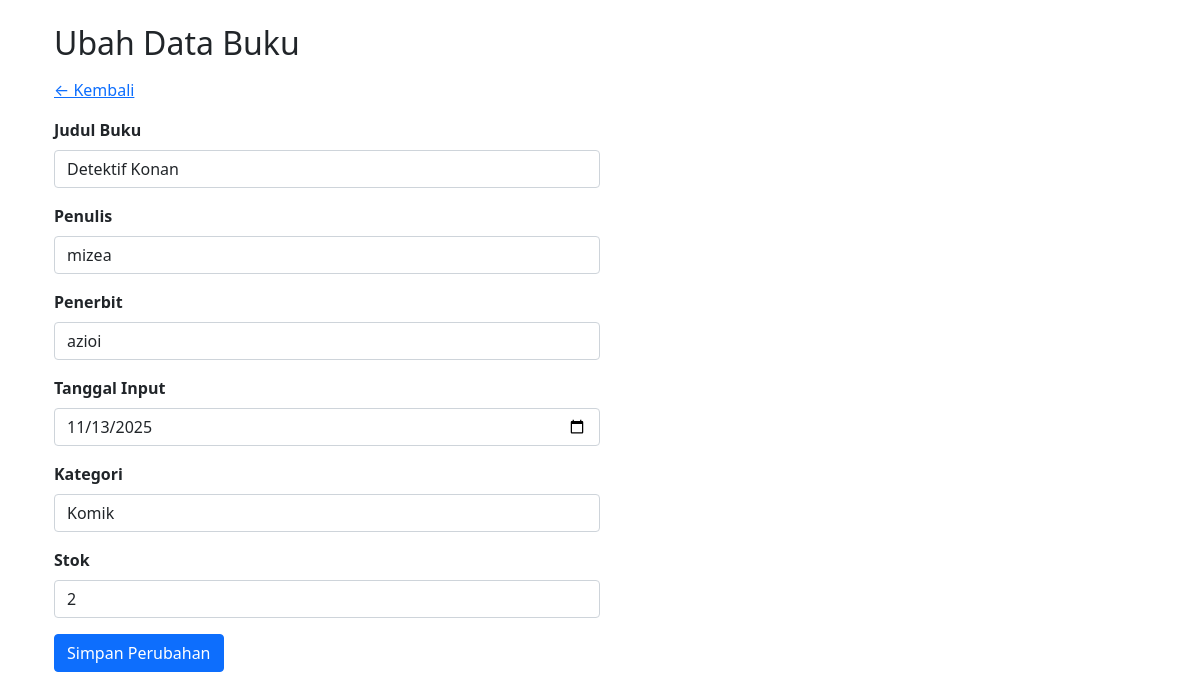
/ubah_dataB.php?id=11, run on the app's committed database.
### tables this page shows
CREATE TABLE `buku` (
  `id_buku` int(11) NOT NULL,
  `judul` varchar(100) NOT NULL,
  `penulis` varchar(100) NOT NULL,
  `penerbit` varchar(100) NOT NULL,
  `tanggal_input` date NOT NULL,
  `id_kategori` int(11) DEFAULT NULL,
  `stok` int(11) NOT NULL DEFAULT 0
);

CREATE TABLE `kategori` (
  `id_kategori` int(11) NOT NULL,
  `kategori` varchar(100) NOT NULL,
  `tanggal_input` date DEFAULT curdate()
);

### function.php (called while the page is built, shortened)
<?php
$conn = mysqli_connect("localhost", "root", "", "simbs");
function query($query)
{
    global $conn;
    $result = mysqli_query($conn, $query);
    $rows = [];
    while ($row = mysqli_fetch_assoc($result)) {
        $rows[] = $row;
    }
    return $rows;
}
?>

### ubah_dataB.php (the view, shortened to what this page needs)
<?php
require("function.php");
$id = $_GET['id'];
$buku = query("SELECT * FROM buku WHERE id_buku = $id")[0];
$kategori = query("SELECT * FROM kategori ORDER BY kategori ASC");
?>
<!DOCTYPE html>
<html lang="en">
<head>
    <link href="https://cdn.jsdelivr.net/npm/bootstrap@5.0.2/dist/css/bootstrap.min.css" rel="stylesheet">
</head>
<body>
<div class="container p-4">
    <h2 class="mb-3">Ubah Data Buku</h2>
    <a href="index.php" class="mb-3 d-block">← Kembali</a>
    <div class="col-md-6">
        <form action="" method="POST">
            <div class="mb-3">
                <label class="form-label fw-bold">Judul Buku</label>
                <input type="text" name="judul" class="form-control"
                       value="<?= $buku['judul'] ?>" required>
            </div>
            <div class="mb-3">
                <label class="form-label fw-bold">Penulis</label>
                <input type="text" name="penulis" class="form-control"
                       value="<?= $buku['penulis'] ?>" required>
            </div>
            <div class="mb-3">
                <label class="form-label fw-bold">Penerbit</label>
                <input type="text" name="penerbit" class="form-control"
                       value="<?= $buku['penerbit'] ?>" required>
            </div>
              <div class="mb-3">
                <label for="tanggal_input" class="form-label fw-bold">Tanggal Input</label>
                <input type="date" class="form-control" name="tanggal_input" id="tanggal_input" value="<?= ($buku['tanggal_input']) ?>" required />
            </div>
            <div class="mb-3">
                <label class="form-label fw-bold">Kategori</label>
                <select name="id_kategori" class="form-control" required>
                    <?php foreach($kategori as $k): ?>
                        <option value="<?= $k['id_kategori'] ?>"
                            <?= ($k['id_kategori'] == $buku['id_kategori']) ? "selected" : "" ?>>
                            <?= $k['kategori'] ?>
                        </option>
                    <?php endforeach; ?>
                </select>
            </div>
            <div class="mb-3">
                <label class="form-label fw-bold">Stok</label>
                <input type="number" name="stok" class="form-control"
                       value="<?= $buku['stok'] ?>" required>
            </div>
            <button type="submit" name="tombol_submit" class="btn btn-primary">
                Simpan Perubahan
            </button>
        </form>
    </div>
</div>
</body>
</html>

### data on the page
buku: judul "Detektif Konan", penulis "mizea", penerbit "azioi", tanggal_input "11/13/2025", id_kategori "Komik", stok "2"
